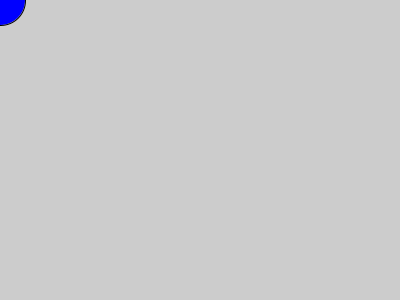
Frame 1 (no input)
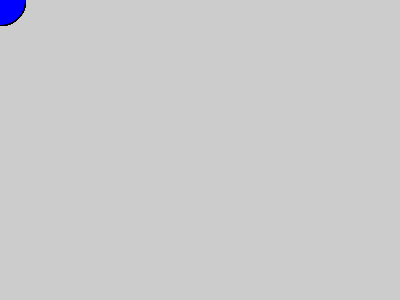
Frame 60 (the mouse pressed at the canvas centre just before this capture)
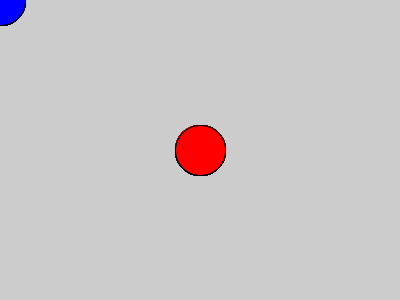
Frame 120 (the mouse held since frame 60 and released just before this capture)

The Processing sketch that drew these frames (run headless with seeded random() and noise(); from frame 60 on, the mouse is pressed at the canvas centre):

// Processing sketch: A1CompC
// ── A1CompC.pde
void setup(){
 size(400,300); 
}

void draw(){
  if (mousePressed == true) {
    fill(255,0,0);
  } else {
    fill(0,0,255);
  }
 ellipse(mouseX, mouseY, 50,50); 
}
